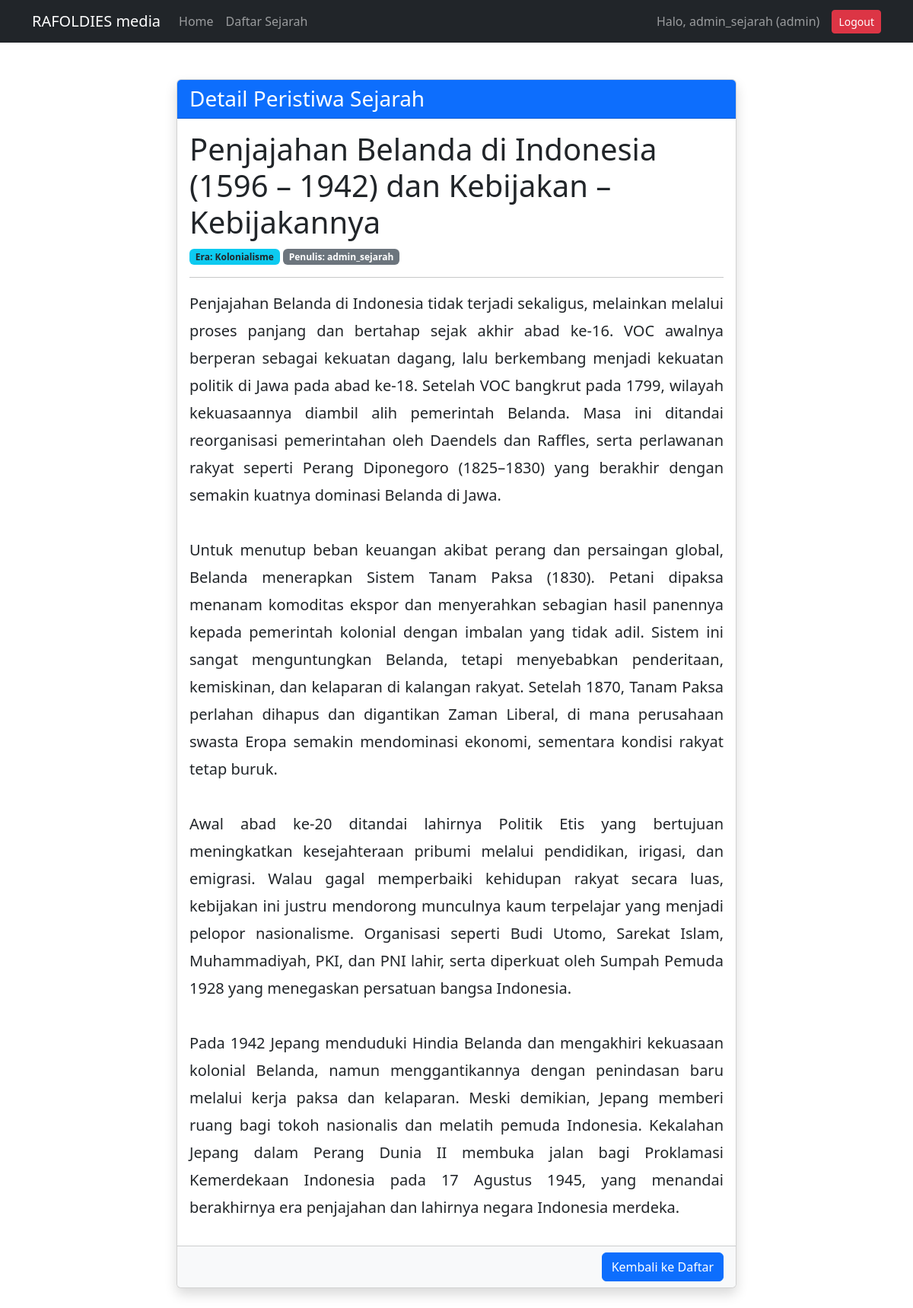
The page /sejarah-indonesia/public/artikel/detail/1 (signed in) on the database its author committed.
### tables this page shows
CREATE TABLE `artikel` (
  `id` int(11) NOT NULL,
  `judul` varchar(255) NOT NULL,
  `era` varchar(100) DEFAULT NULL,
  `konten` text NOT NULL,
  `penulis` varchar(100) DEFAULT NULL,
  `tanggal_dibuat` timestamp NOT NULL DEFAULT current_timestamp()
);

### sejarah-indonesia/app/core/Controller.php (called while the page is built, shortened)
<?php
class Controller {
    public function view($view, $data = []) {
        require_once '../app/views/' . $view . '.php';
    }
    public function model($model) {
        return new $model;
    }
}

### sejarah-indonesia/app/controllers/Artikel.php (called while the page is built, shortened)
<?php
class Artikel extends Controller {
    public function detail($id) {
        $data['judul'] = 'Detail Sejarah';
        $data['artikel'] = $this->model('Artikel_model')->getArtikelById($id);
        $this->view('artikel/detail', $data);
    }
}

### sejarah-indonesia/app/core/App.php (called while the page is built, shortened)
<?php
class App {
    protected $method = 'index';
    protected $params = [];
    public function __construct() {
        $url = $this->parseURL();
        if(isset($url[0])) {
            if( file_exists('../app/controllers/' . $url[0] . '.php') ) {
                unset($url[0]);
            }
        }
        $this->controller = new $this->controller;
        if( isset($url[1]) ) {
            if( method_exists($this->controller, $url[1]) ) {
                $this->method = $url[1];
                unset($url[1]);
            }
        }
        if( !empty($url) ) {
            $this->params = array_values($url);
        }
        call_user_func_array([$this->controller, $this->method], $this->params);
    }
    public function parseURL() {
        if( isset($_GET['url']) ) {
            $url = rtrim($_GET['url'], '/');
            $url = filter_var($url, FILTER_SANITIZE_URL);
            $url = explode('/', $url);
            return $url;
        }
        return [];
    }
}

### sejarah-indonesia/public/index.php (called while the page is built, shortened)
<?php
$app = new App;

### sejarah-indonesia/app/core/Database.php (called while the page is built, shortened)
<?php
class Database {
    private $host = DB_HOST;
    private $user = DB_USER;
    private $pass = DB_PASS;
    private $db_name = DB_NAME;
    private $dbh;
    private $stmt;
    public function __construct() {
        $dsn = 'mysql:host=' . $this->host . ';dbname=' . $this->db_name;
        $option = [
            PDO::ATTR_PERSISTENT => true,
            PDO::ATTR_ERRMODE => PDO::ERRMODE_EXCEPTION
        ];
        try {
            $this->dbh = new PDO($dsn, $this->user, $this->pass, $option);
        } catch(PDOException $e) {
            die($e->getMessage());
        }
    }
    public function query($query) {
        $this->stmt = $this->dbh->prepare($query);
    }
    public function bind($param, $value, $type = null) {
        if (is_null($type)) {
            switch (true) {
                default: $type = PDO::PARAM_STR;
            }
        }
        $this->stmt->bindValue($param, $value, $type);
    }
    public function execute() {
        return $this->stmt->execute();
    }
    public function single() {
        $this->execute();
        return $this->stmt->fetch(PDO::FETCH_ASSOC);
    }
}

### sejarah-indonesia/app/models/Artikel_model.php (called while the page is built, shortened)
<?php
class Artikel_model {
    private $table = 'artikel';
    private $db;
    public function __construct() {
        $this->db = new Database;
    }
public function getArtikelById($id) {
    $this->db->query('SELECT * FROM ' . $this->table . ' WHERE id=:id');
    $this->db->bind('id', $id);
    return $this->db->single();
}
}

### sejarah-indonesia/app/views/artikel/detail.php (the view)
<div class="container mt-5">
    <div class="row justify-content-center">
        <div class="col-md-8 mb-5">
            <div class="card shadow">
                <div class="card-header bg-primary text-white">
                    <h3 class="mb-0">Detail Peristiwa Sejarah</h3>
                </div>
                <div class="card-body">
                    <h2 class="display-6 text-dark"><?= $data['artikel']['judul']; ?></h2>
                    <div class="mb-3">
                        <span class="badge bg-info text-dark">Era: <?= $data['artikel']['era']; ?></span>
                        <span class="badge bg-secondary">Penulis: <?= $data['artikel']['penulis']; ?></span>
                    </div>
                    <hr>
                    <p class="lead" style="text-align: justify; line-height: 1.8;">
                        <?= nl2br($data['artikel']['konten']); ?>
                    </p>
                </div>
                <div class="card-footer bg-light text-end">
                    <a href="<?= BASEURL; ?>/artikel" class="btn btn-primary">Kembali ke Daftar</a>
                </div>
            </div>
        </div>
    </div>
</div>

### rows shown on the page
artikel: judul "Penjajahan Belanda di Indonesia (1596 – 1942) dan Kebijakan – Kebijakannya", era "Kolonialisme", penulis "admin_sejarah", konten "Penjajahan Belanda di Indonesia tidak terjadi sekaligus, melainkan melalui proses panjang dan bertahap sejak akhir abad ke-16. VOC awalnya berperan sebagai kekuatan dagang, lalu berkembang menjadi kekuatan politik di Jawa pada abad ke-18. Setelah VOC bangkrut pada 1799, wilayah kekuasaannya diambil alih pemerintah Belanda. Masa ini ditandai reorganisasi pemerintahan oleh Daendels dan Raffles, serta perlawanan rakyat seperti Perang Diponegoro (1825–1830) yang berakhir dengan semakin kuatnya dominasi Belanda di Jawa. Untuk menutup beban keuangan akibat perang dan persaingan global, Belanda menerapkan Sistem Tanam Paksa (1830). Petani dipaksa menanam komoditas ekspor dan menyerahkan sebagian…"

### other values the page prints
$_SESSION['username'] "admin_sejarah"
$_SESSION['role'] "admin"
